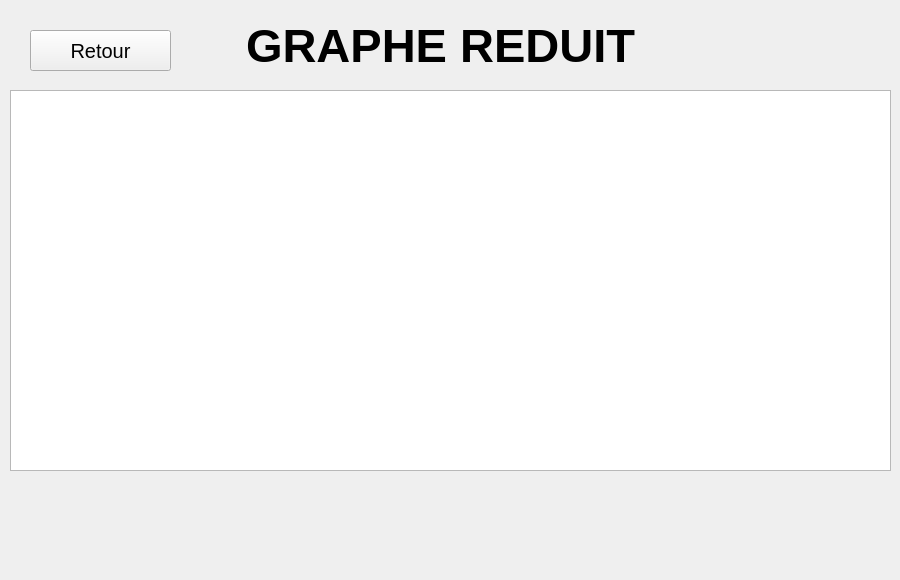
    <widget class="QWidget" name="pageTarjanGrapheReduit">
     <widget class="QGraphicsView" name="graphicsViewTarjan2">
      <property name="geometry">
       <rect>
        <x>10</x>
        <y>90</y>
        <width>881</width>
        <height>381</height>
       </rect>
      </property>
     </widget>
     <widget class="QPushButton" name="btnRetourTarjan2">
      <property name="geometry">
       <rect>
        <x>30</x>
        <y>30</y>
        <width>141</width>
        <height>41</height>
       </rect>
      </property>
      <property name="font">
       <font>
        <pointsize>15</pointsize>
       </font>
      </property>
      <property name="text">
       <string>Retour</string>
      </property>
     </widget>
     <widget class="QLabel" name="labelTarjanCfc2">
      <property name="geometry">
       <rect>
        <x>10</x>
        <y>480</y>
        <width>881</width>
        <height>91</height>
       </rect>
      </property>
      <property name="font">
       <font>
        <pointsize>15</pointsize>
        <strikeout>false</strikeout>
       </font>
      </property>
      <property name="text">
       <string/>
      </property>
      <property name="alignment">
       <set>Qt::AlignCenter</set>
      </property>
     </widget>
     <widget class="QLabel" name="labelGrapheReduit">
      <property name="geometry">
       <rect>
        <x>200</x>
        <y>20</y>
        <width>481</width>
        <height>51</height>
       </rect>
      </property>
      <property name="font">
       <font>
        <pointsize>35</pointsize>
        <bold>true</bold>
       </font>
      </property>
      <property name="text">
       <string>GRAPHE REDUIT</string>
      </property>
      <property name="alignment">
       <set>Qt::AlignCenter</set>
      </property>
     </widget>
    </widget>
